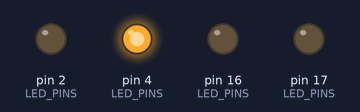
Simulated run of this sketch. Board: Arduino Uno, built with avr-gcc and run on an emulated ATmega328P. On the bench: output pins drawn as LEDs (lit = HIGH). What the sketch prints to the serial monitor is not drawn.

Above: at 0.07 s.
At 0.52 s:
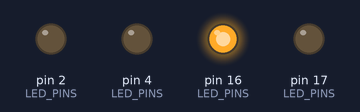
At 1.27 s:
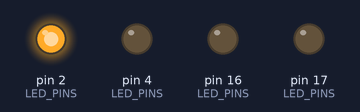
At 2.62 s:
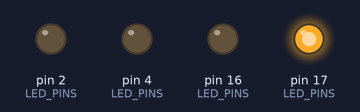
Timing chart, 0 to 3.0 s (numbered marks = the images above):
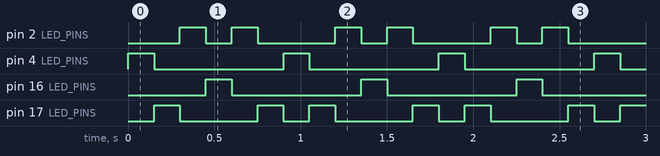

The sketch:

p3_led_berjalan.ino
```cpp
/*
 * BAB 8 - Program 3: LED Berjalan (Knight Rider)
 * Satu LED menyala bergantian maju-mundur.
 *
 * Rangkaian sama dengan Program 2:
 *   LED1 (merah) → IO4, LED2 (hijau) → IO17,
 *   LED3 (biru)  → IO2, LED4 (kuning) → IO16
 */

#define LED_MERAH  4
#define LED_KUNING 16
#define LED_HIJAU  17
#define LED_BIRU   2

// Urutan sesuai posisi di kit (kiri → kanan): merah, hijau, biru, kuning
const int LED_PINS[] = {LED_MERAH, LED_HIJAU, LED_BIRU, LED_KUNING};
const int JUMLAH_LED = sizeof(LED_PINS) / sizeof(LED_PINS[0]);
const int JEDA_MS = 150;  // lama setiap LED menyala; makin kecil makin cepat

// Matikan semua LED
void matikanSemua() {
  for (int i = 0; i < JUMLAH_LED; i++) {
    digitalWrite(LED_PINS[i], LOW);
  }
}

// Nyalakan hanya LED dengan indeks tertentu, lalu tunggu sebentar
void nyalakanSatu(int indeks) {
  matikanSemua();
  digitalWrite(LED_PINS[indeks], HIGH);
  delay(JEDA_MS);
}

void setup() {
  Serial.begin(115200);
  for (int i = 0; i < JUMLAH_LED; i++) {
    pinMode(LED_PINS[i], OUTPUT);
  }
  matikanSemua();

  Serial.println("BAB 8 - Program 3: LED Berjalan (Knight Rider)");
}

void loop() {
  // Maju: indeks 0 → 1 → 2 → 3 (merah → hijau → biru → kuning)
  for (int i = 0; i < JUMLAH_LED; i++) {
    nyalakanSatu(i);
  }

  // Mundur: indeks 2 → 1 (kedua ujung tidak diulang supaya gerakannya mulus)
  for (int i = JUMLAH_LED - 2; i > 0; i--) {
    nyalakanSatu(i);
  }
}
```

Measured:
- by itself, pin 2 (LED_PINS): repeats every 0.90 s: LOW 0.15 s, HIGH 0.15 s, LOW 0.45 s, HIGH 0.15 s
- by itself, pin 4 (LED_PINS), pin 16 (LED_PINS): alternates HIGH for 0.15 s and LOW for 0.75 s
- by itself, pin 17 (LED_PINS): repeats every 0.90 s: LOW 0.45 s, HIGH 0.15 s, LOW 0.15 s, HIGH 0.15 s
